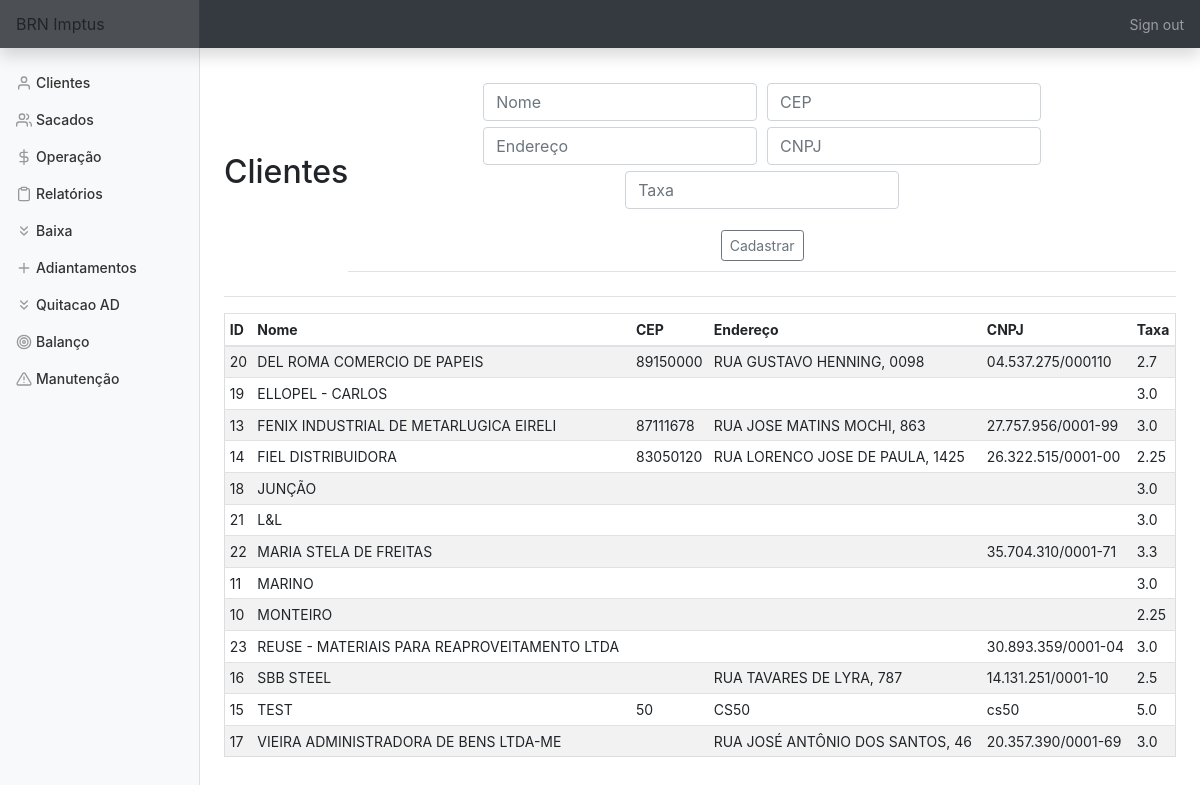
Page /clientes (signed in) on the committed database.
### tables this page shows
CREATE TABLE clientes (id INTEGER PRIMARY KEY AUTOINCREMENT NOT NULL,
						nome TEXT NOT NULL,
						cep TEXT NOT NULL,
						endereço TEXT NOT NULL, cnpj TEXT, taxa FLOAT);

### app.py (the view, shortened to what this page needs)
@app.route('/clientes', methods=['GET', 'POST'])
@login_required
def clientes():
    con = sqlite3.connect(DATABASE)
    con.row_factory = sqlite3.Row
    cur = con.cursor()
    if request.method == 'GET':
        cur.execute('SELECT * FROM clientes ORDER BY nome')
        rows = cur.fetchall()
        return render_template('clientes.html', rows=rows)

### app.py (called while the page is built)
@app.after_request
def after_request(response):
    response.headers["Cache-Control"] = "no-cache, no-store, must-revalidate"
    response.headers["Expires"] = 0
    response.headers["Pragma"] = "no-cache"
    return response

### helper.py (called while the page is built)
def login_required(f):
    @wraps(f)
    def decorated_function(*args, **kwargs):
        if session.get("user_id") is None:
            return redirect("/login")
        return f(*args, **kwargs)
    return decorated_function

### templates/clientes.html (shortened to what this page needs)
{% extends "layout.html" %}
{% block main %}
    <div class='d-flex justify-content-between flex-warp flex-md-nowrap align-items-center pt-3 pb-2 mb-3 border-bottom'>
        <h1 class='h2'>Clientes</h1>
        <div class='d-flex justify-content-between flex-warp flex-md-nowrap align-items-center pt-3 pb-2 mb-3 border-bottom'>
            <form action='clientes' method='POST'>
                <div class='form-group'>
                    <input title='Insira o nome/razão social do cliente' alt='Insira o nome/razão social do cliente' name='nome' autofocus class='form-control' placeholder='Nome' type='text' required>
                    <input title='Insira o cep do cliente' alt='Insira o cep do cliente'name='cep' autofocus class='form-control' placeholder='CEP' type='number'>
                    <input title='Insira o endereço do cliente' alt='Insira o endereço do cliente'name='endereco' autofocus class='form-control' placeholder='Endereço' type='text'>
                    <input title='Insira o cpf/cnpj do cliente' alt='Insira o cpf/cnpj do cliente'name='cnpj' autofocus class='form-control' placeholder='CNPJ' type='text'>
                    <input title='Insira a taxa negociada com o cliente' alt='Insira a taxa negociada com o cliente'name='tx' autofocus class='form-control' placeholder='Taxa' type='number' step='0.01' required>
                </div>
                <button type='submit' class='btn btn-sm btn-outline-secondary'>Cadastrar</button>
            </form>
        </div>
    </div>
    <div class='table-responsive'>
        <table class='table table-striped table-sm'>
            <thead>
                <tr>
                    <th>ID</th>
                    <th>Nome</th>
                    <th>CEP</th>
                    <th>Endereço</th>
                    <th>CNPJ</th>
                    <th>Taxa</th>
                </tr>
            </thead>
            <tbody>
                {% for row in rows %}
                    <tr>
                        <td>{{ row['id'] }}</td>
                        <td>{{ row['nome'] }}</td>
                        <td>{{ row['cep'] }}</td>
                        <td>{{ row['endereço'] }}</td>
                        <td>{{ row['cnpj'] }}</td>
                        <td>{{ row['taxa'] }}</td>
                    </tr>
                {% endfor %}
            </tbody>
        </table>
    </div>
{% endblock %}

### templates/layout.html (shortened to what this page needs)
<!DOCTYPE html>
    <html lang="pt-br">
        <head>
            <link rel="stylesheet" href="https://stackpath.bootstrapcdn.com/bootstrap/4.5.2/css/bootstrap.min.css">
            <link href="https://maxcdn.bootstrapcdn.com/bootstrap/4.1.3/css/bootstrap.min.css" rel="stylesheet">
            <link href="/static/styles.css" rel="stylesheet">
        </head>
        <body>
            <nav class='navbar navbar-dark sticky-top bg-dark felx-md-nowrap p-0 shadow'>
                <a class='navbar-brand col-md-3 col-lg-2 mr-0 px-3'>BRN Imptus</a>
                {% if session.user_id %}
                <ul class='navbar-nav px-3'>
                    <li class='nav-item text-nowrap'>
                        <a class='nav-link' href='/logout'>Sign out</a>
                    </li>
                </ul>
                {% endif %}
            </nav>
            <div class='container-fluid'>
                <div class='row'>
                    {% if session.user_id %}
                    <nav id='sidebarMenu' class='col-md-3 col-lg-2 d-md-block bg-light sidebar collapse'>
                        <div class='sidebar-sticky pt-3'>
                            <ul class='nav flex-column'>
                                <li class='nav-item'><a class='nav-link' href='/clientes'><span data-feather='user'></span>Clientes</a></li>
                                <li class='nav-item'><a class='nav-link' href='/sacados'><span data-feather='users'></span>Sacados</a></li>
                                <li class='nav-item'><a class='nav-link' href='/preparacao'><span data-feather='dollar-sign'></span>Operação</a></li>
                                <li class='nav-item'><a class='nav-link' href='/relatorios'><span data-feather='clipboard'></span>Relatórios</a></li>
                                <li class='nav-item'><a class='nav-link' href='/baixa'><span data-feather='chevrons-down'></span>Baixa</a></li>
                                <li class='nav-item'><a class='nav-link' href='/adiantamentos'><span data-feather='plus'></span>Adiantamentos</a></li>
                                <li class='nav-item'><a class='nav-link' href='/quitacao'><span data-feather='chevrons-down'></span>Quitacao AD</a></li>
                                <li class='nav-item'><a class='nav-link' href='/balanco'><span data-feather='target'></span>Balanço</a></li>
                                <li class='nav-item'><a class='nav-link' href='/manutencao'><span data-feather='alert-triangle'></span>Manutenção</a></li>
                            </ul>
                        </div>
                    </nav>
                    {% endif %}
                </div>
            </div>
            <main role='main' class='col-md-9 ml-sm-auto col-lg-10 px-md-4'>
                {% block main %}
                {% endblock %}
            </main>
        </body>
    </html>

### static/styles.css (style rules this page uses)
main .form-control { display: inline-block; width: auto; margin: 3px; }
main { overflow-x: auto; text-align: center; }
main table { text-align: left; border-collapse: collapse; border-spacing: 0; width: 100%; border: 1px solid #ddd; }
main table td, th { text-align: left; padding: 16px; }
button { margin: 2px; }
body { font-size: .875rem; height:100%; }
.feather { width: 16px; height: 16px; vertical-align: text-bottom; }
.sidebar { position: fixed; top: 0; bottom: 0; left: 0; z-index: 100; padding: 48px 0 0; box-shadow: inset -1px 0 0 rgba(0, 0, 0, .1); }
.sidebar-sticky { position: relative; top: 0; height: calc(100vh - 48px); padding-top: .5rem; overflow-x: hidden; overflow-y: auto; }
.sidebar .nav-link { font-weight: 500; color: #333; }
.sidebar .nav-link .feather { margin-right: 4px; color: #999; }
.navbar-brand { padding-top: .75rem; padding-bottom: .75rem; font-size: 1rem; background-color: rgba(201, 195, 195, 0.158); box-shadow: inset -1px 0 0 rgba(0, 0, 0, .25); }

### rows in the picture
clientes: id "20", nome "DEL ROMA COMERCIO DE PAPEIS", cep "89150000", endereço "RUA GUSTAVO HENNING, 0098", cnpj "04.537.275/000110", taxa "2.7"
clientes: id "19", nome "ELLOPEL - CARLOS", taxa "3.0"
clientes: id "13", nome "FENIX INDUSTRIAL DE METARLUGICA EIRELI", cep "87111678", endereço "RUA JOSE MATINS MOCHI, 863", cnpj "27.757.956/0001-99", taxa "3.0"
clientes: id "14", nome "FIEL DISTRIBUIDORA", cep "83050120", endereço "RUA LORENCO JOSE DE PAULA, 1425", cnpj "26.322.515/0001-00", taxa "2.25"
clientes: id "18", nome "JUNÇÃO", taxa "3.0"
clientes: id "21", nome "L&L", taxa "3.0"
clientes: id "22", nome "MARIA STELA DE FREITAS", cnpj "35.704.310/0001-71", taxa "3.3"
clientes: id "11", nome "MARINO", taxa "3.0"
clientes: id "10", nome "MONTEIRO", taxa "2.25"
clientes: id "23", nome "REUSE - MATERIAIS PARA REAPROVEITAMENTO LTDA", cnpj "30.893.359/0001-04", taxa "3.0"
clientes: id "16", nome "SBB STEEL", endereço "RUA TAVARES DE LYRA, 787", cnpj "14.131.251/0001-10", taxa "2.5"
clientes: id "15", nome "TEST", cep "50", endereço "CS50", cnpj "cs50", taxa "5.0"
clientes: id "17", nome "VIEIRA ADMINISTRADORA DE BENS LTDA-ME", endereço "RUA JOSÉ ANTÔNIO DOS SANTOS, 46", cnpj "20.357.390/0001-69", taxa "3.0"
